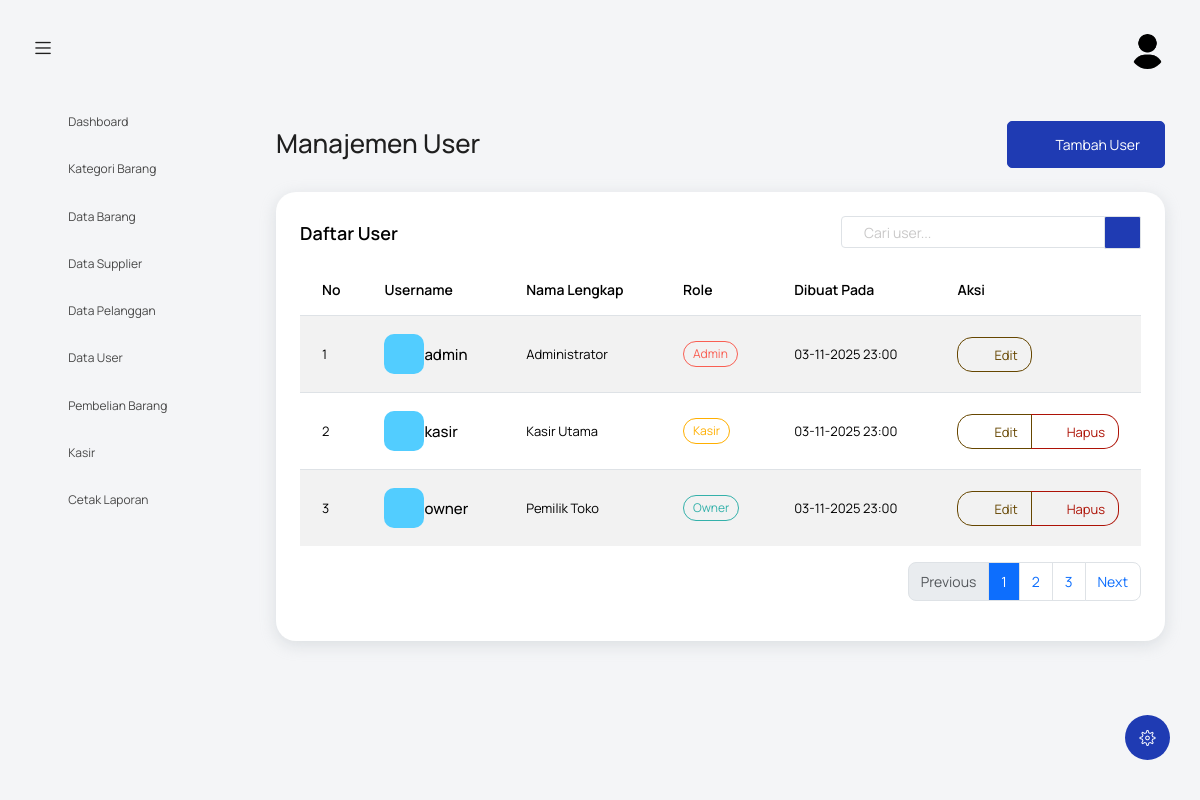
The page /index.php?controller=user&action=index (signed in) on the database its author committed.
### tables this page shows
CREATE TABLE `users` (
  `id_user` int NOT NULL,
  `username` varchar(50) NOT NULL,
  `password` varchar(255) NOT NULL,
  `nama_lengkap` varchar(100) DEFAULT NULL,
  `role` enum('admin','kasir','owner') DEFAULT 'kasir',
  `created_at` timestamp NULL DEFAULT CURRENT_TIMESTAMP
);

### controllers/UserController.php (called while the page is built, shortened)
<?php
require_once 'models/UserModel.php';
class UserController {
    private $model;
    public function __construct() {
        $this->model = new UserModel();
    }
    public function index() {
        $users = $this->model->getAll();
        include 'views/user/index.php';
    }
}
?>

### models/UserModel.php (called while the page is built, shortened)
<?php
require_once 'config/koneksi.php';
class UserModel {
    private $conn;
    private $table = 'users';
    public function __construct() {
        $database = new Database();
        $this->conn = $database->getConnection();
    }
    public function getAll() {
        $query = "SELECT id_user, username, nama_lengkap, role, created_at FROM " . $this->table . " ORDER BY nama_lengkap ASC";
        $stmt = $this->conn->prepare($query);
        $stmt->execute();
        return $stmt->fetchAll(PDO::FETCH_ASSOC);
    }
}
?>

### config/koneksi.php (called while the page is built, shortened)
<?php
class Database {
    private $host = "localhost";
    private $username = "root";
    private $password = "";
    private $database = "agro_tani";
    public function getConnection() {
        $this->conn = null;
        try {
            $this->conn = new PDO("mysql:host=" . $this->host . ";dbname=" . $this->database, $this->username, $this->password);
            $this->conn->exec("set names utf8");
            $this->conn->setAttribute(PDO::ATTR_ERRMODE, PDO::ERRMODE_EXCEPTION);
            $this->conn->setAttribute(PDO::ATTR_DEFAULT_FETCH_MODE, PDO::FETCH_ASSOC);
        } catch(PDOException $exception) {
            error_log("Database connection error: " . $exception->getMessage());
            echo "Koneksi database gagal: " . $exception->getMessage();
        }
        return $this->conn;
    }
}
?>

### views/user/index.php (the view, shortened to what this page needs)
<?php include('template/header.php'); ?>
<body>
  <div class="container-scroller">
    <?php include 'template/navbar.php'; ?>
    <div class="container-fluid page-body-wrapper">
      <?php include 'template/setting_panel.php'; ?>
      <?php include 'template/sidebar.php'; ?>
      <div class="main-panel">
        <div class="content-wrapper">
          <div class="row">
            <div class="col-sm-12">
              <div class="d-flex justify-content-between align-items-center mb-4">
                <div>
                  <h2 class="mb-1">Manajemen User</h2>
                </div>
                <?php if ($_SESSION['role'] === 'admin'): ?>
                  <a href="index.php?controller=user&action=tambah" class="btn btn-primary btn-icon-text">
                    <i class="mdi mdi-plus btn-icon-prepend"></i> Tambah User
                  </a>
                <?php endif; ?>
              </div>
            </div>
          </div>
          <div class="row">
            <div class="col-12">
              <div class="card">
                <div class="card-body">
                  <div class="d-flex justify-content-between align-items-center mb-3">
                    <h4 class="card-title mb-0">Daftar User</h4>
                    <div class="d-flex">
                      <div class="input-group" style="width: 300px;">
                        <input type="text" class="form-control" placeholder="Cari user...">
                        <div class="input-group-append">
                          <span class="input-group-text bg-primary text-white"><i class="mdi mdi-magnify"></i></span>
                        </div>
                      </div>
                    </div>
                  </div>
                  <div class="table-responsive mt-3">
                    <table class="table table-hover table-striped">
                      <thead class="thead-light">
                        <tr>
                          <th width="5%">No</th>
                          <th>Username</th>
                          <th>Nama Lengkap</th>
                          <th>Role</th>
                          <th>Dibuat Pada</th>
                          <th width="20%">Aksi</th>
                        </tr>
                      </thead>
                      <tbody>
                        <?php if (!empty($users)): ?>
                          <?php $no = 1; foreach ($users as $item): ?>
                            <tr>
                              <td><?php echo $no++; ?></td>
                              <td>
                                <div class="d-flex align-items-center">
                                  <div class="mr-2">
                                    <div class="icon-rounded bg-info text-white d-flex align-items-center justify-content-center" style="width: 40px; height: 40px; border-radius: 10px;">
                                      <i class="mdi mdi-account"></i>
                                    </div>
                                  </div>
                                  <div>
                                    <h6 class="mb-0"><?php echo htmlspecialchars($item['username']); ?></h6>
                                  </div>
                                </div>
                              </td>
                              <td><?php echo htmlspecialchars($item['nama_lengkap']); ?></td>
                              <td>
                                <?php
                                  $role_badge = '';
                                  switch($item['role']) {
                                      case 'admin':
                                          $role_badge = 'badge-danger';
                                          break;
                                      case 'kasir':
                                          $role_badge = 'badge-warning';
                                          break;
                                      case 'owner':
                                          $role_badge = 'badge-success';
                                          break;
                                  }
                                ?>
                                <span class="badge <?php echo $role_badge; ?>">
                                  <?php echo ucfirst($item['role']); ?>
                                </span>
                              </td>
                              <td><?php echo date('d-m-Y H:i', strtotime($item['created_at'])); ?></td>
                              <td>
                                <div class="btn-group" role="group">
                                  <?php if ($_SESSION['role'] === 'admin'): ?>
                                    <a href="index.php?controller=user&action=edit&id=<?php echo $item['id_user']; ?>"
                                       class="btn btn-sm btn-outline-warning btn-icon-text" title="Edit">
                                      <i class="mdi mdi-file-edit btn-icon-prepend"></i> Edit
                                    </a>
                                  <?php endif; ?>
                                  <?php if ($_SESSION['role'] === 'admin' && $item['id_user'] != $_SESSION['user_id']): ?>
                                    <a href="index.php?controller=user&action=hapus&id=<?php echo $item['id_user']; ?>"
                                       class="btn btn-sm btn-outline-danger btn-icon-text"
                                       onclick="return confirm('Apakah Anda yakin ingin menghapus user ini?')"
                                       title="Hapus">
                                      <i class="mdi mdi-delete btn-icon-prepend"></i> Hapus
                                    </a>
                                  <?php endif; ?>
                                </div>
                              </td>
                            </tr>
                          <?php endforeach; ?>
                        <?php endif; ?>
                      </tbody>
                    </table>
                  </div>
                  <?php if (!empty($users)): ?>
                    <nav aria-label="Page navigation">
                      <ul class="pagination justify-content-end mt-3">
                        <li class="page-item disabled">
                          <a class="page-link" href="#" tabindex="-1">Previous</a>
                        </li>
                        <li class="page-item active"><a class="page-link" href="#">1</a></li>
                        <li class="page-item"><a class="page-link" href="#">2</a></li>
                        <li class="page-item"><a class="page-link" href="#">3</a></li>
                        <li class="page-item">
                          <a class="page-link" href="#">Next</a>
                        </li>
                      </ul>
                    </nav>
                  <?php endif; ?>
                </div>
              </div>
            </div>
          </div>
        </div>
      </div>
    </div>
  </div>
</body>
</html>

### rows shown on the page
users: username "admin", nama_lengkap "Administrator", role "Admin", created_at "03-11-2025 23:00"
users: username "kasir", nama_lengkap "Kasir Utama", role "Kasir", created_at "03-11-2025 23:00"
users: username "owner", nama_lengkap "Pemilik Toko", role "Owner", created_at "03-11-2025 23:00"
